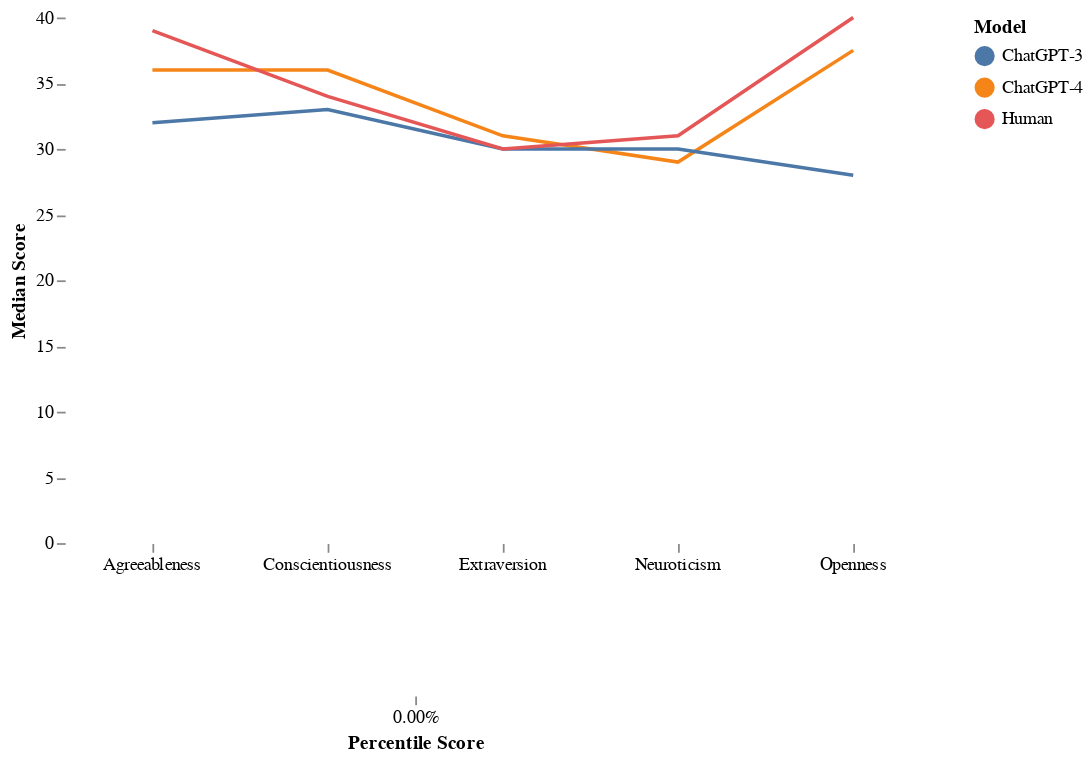

Notebook code for this chart:
### Markdown cell above
### Concatenating the two charts

### Code cell
selection = alt.selection_single(fields = ['Dimension'], on = 'mouseover', nearest = True, empty = 'none')

# Create a chart with points
points = alt.Chart(results_df).mark_point().encode(
    y = alt.Y('MedianScore:Q', axis = alt.Axis(title = 'Median Score')),
    x = alt.X('Dimension:N', axis = alt.Axis(labelAngle = 0, title = None)),
    color = alt.Color('Model:N'),
    tooltip = ['Model', 'MedianScore', 'Dimension'],
    opacity = alt.condition(selection, alt.value(1), alt.value(0))
).add_params(
    selection
)

# Create a rule chart
rule = alt.Chart(results_df).mark_rule(color = 'lightgray', opacity = 0.7).encode(
    x = alt.X('Dimension:N', axis = alt.Axis(labelAngle = 0, title = None)),
).transform_filter(
    selection
)

chart1 = lines + rule + points

bar_chart = alt.Chart(model_results_df).mark_bar().encode(
    y=alt.Y('Model:N', axis=alt.Axis(title='')),
    x=alt.X('PercentileScore:Q', axis=alt.Axis(title='Percentile Score')),
    color='Model:N',
).transform_filter(
    selection # Apply the filter transform
).properties(
    width=400,
    height=50
)

text = alt.Chart(model_results_df).mark_text(align='left', fontSize = 12, color= 'black', dx=7).encode(
    y=alt.Y('Model:N'),
    x=alt.X('PercentileScore:Q', axis = alt.Axis(title='Percentile Score', format = '.2%')),
    text=alt.Text('PercentileScore:Q', format='.2%')
).transform_filter(
    selection
).properties(
    width=400,
    height=50

)

chart2 = bar_chart + text

plot = chart1 & chart2
plot.configure_view(strokeWidth=0).configure_axis(grid=False, domain=False)

### Figure 1 — Vega-Lite specification as saved in the notebook (floating-point values rounded to 4 significant figures)
{"config": {"view": {"continuousWidth": 300, "continuousHeight": 300, "strokeWidth": 0}, "axis": {"domain": false, "grid": false}}, "vconcat": [{"layer": [{"mark": {"type": "line"}, "encoding": {"color": {"field": "Model", "type": "nominal"}, "x": {"axis": {"labelAngle": 0, "title": null}, "field": "Dimension", "type": "nominal"}, "y": {"axis": {"title": "Median Score"}, "field": "MedianScore", "stack": null, "type": "quantitative"}}}, {"mark": {"type": "rule", "color": "lightgray", "opacity": 0.7}, "encoding": {"x": {"axis": {"labelAngle": 0, "title": null}, "field": "Dimension", "type": "nominal"}}, "transform": [{"filter": {"param": "param_6", "empty": false}}]}, {"mark": {"type": "point"}, "encoding": {"color": {"field": "Model", "type": "nominal"}, "opacity": {"condition": {"param": "param_6", "value": 1, "empty": false}, "value": 0}, "tooltip": [{"field": "Model", "type": "nominal"}, {"field": "MedianScore", "type": "quantitative"}, {"field": "Dimension", "type": "nominal"}], "x": {"axis": {"labelAngle": 0, "title": null}, "field": "Dimension", "type": "nominal"}, "y": {"axis": {"title": "Median Score"}, "field": "MedianScore", "type": "quantitative"}}, "name": "view_5"}], "data": {"name": "data-d38b44bc3aae8df776c778ea67181616"}, "height": 300, "width": 500}, {"layer": [{"mark": {"type": "bar"}, "encoding": {"color": {"field": "Model", "type": "nominal"}, "x": {"axis": {"title": "Percentile Score"}, "field": "PercentileScore", "type": "quantitative"}, "y": {"axis": {"title": ""}, "field": "Model", "type": "nominal"}}, "transform": [{"filter": {"param": "param_6", "empty": false}}]}, {"mark": {"type": "text", "align": "left", "color": "black", "dx": 7, "fontSize": 12}, "encoding": {"text": {"field": "PercentileScore", "format": ".2%", "type": "quantitative"}, "x": {"axis": {"format": ".2%", "title": "Percentile Score"}, "field": "PercentileScore", "type": "quantitative"}, "y": {"field": "Model", "type": "nominal"}}, "transform": [{"filter": {"param": "param_6", "empty": false}}]}], "data": {"name": "data-5333908a92a842c901822848588d54ab"}, "height": 50, "width": 400}], "params": [{"name": "param_6", "select": {"type": "point", "fields": ["Dimension"], "nearest": true, "on": "mouseover"}, "views": ["view_5"]}], "$schema": "https://vega.github.io/schema/vega-lite/v5.8.0.json", "datasets": {"data-d38b44bc3aae8df776c778ea67181616": [{"Model": "ChatGPT-4", "PercentileScore": 0.5335, "MedianScore": 31.0, "Dimension": "Extraversion"}, {"Model": "ChatGPT-3", "PercentileScore": 0.4935, "MedianScore": 30.0, "Dimension": "Extraversion"}, {"Model": "Human", "PercentileScore": 0.4935, "MedianScore": 30.0, "Dimension": "Extraversion"}, {"Model": "ChatGPT-4", "PercentileScore": 0.4127, "MedianScore": 29.0, "Dimension": "Neuroticism"}, {"Model": "ChatGPT-3", "PercentileScore": 0.4542, "MedianScore": 30.0, "Dimension": "Neuroticism"}, {"Model": "Human", "PercentileScore": 0.4967, "MedianScore": 31.0, "Dimension": "Neuroticism"}, {"Model": "ChatGPT-4", "PercentileScore": 0.3239, "MedianScore": 36.0, "Dimension": "Agreeableness"}, {"Model": "ChatGPT-3", "PercentileScore": 0.1724, "MedianScore": 32.0, "Dimension": "Agreeableness"}, {"Model": "Human", "PercentileScore": 0.4826, "MedianScore": 39.0, "Dimension": "Agreeableness"}, {"Model": "ChatGPT-4", "PercentileScore": 0.627, "MedianScore": 36.0, "Dimension": "Conscientiousness"}, {"Model": "ChatGPT-3", "PercentileScore": 0.471, "MedianScore": 33.0, "Dimension": "Conscientiousness"}, {"Model": "Human", "PercentileScore": 0.5235, "MedianScore": 34.0, "Dimension": "Conscientiousness"}, {"Model": "ChatGPT-4", "PercentileScore": 0.3794, "MedianScore": 37.5, "Dimension": "Openness"}, {"Model": "ChatGPT-3", "PercentileScore": 0.04962, "MedianScore": 28.0, "Dimension": "Openness"}, {"Model": "Human", "PercentileScore": 0.5267, "MedianScore": 40.0, "Dimension": "Openness"}], "data-5333908a92a842c901822848588d54ab": [{"Model": "ChatGPT-4", "PercentileScore": 0.5335, "MedianScore": 31.0, "Dimension": "Extraversion"}, {"Model": "ChatGPT-3", "PercentileScore": 0.4935, "MedianScore": 30.0, "Dimension": "Extraversion"}, {"Model": "ChatGPT-4", "PercentileScore": 0.4127, "MedianScore": 29.0, "Dimension": "Neuroticism"}, {"Model": "ChatGPT-3", "PercentileScore": 0.4542, "MedianScore": 30.0, "Dimension": "Neuroticism"}, {"Model": "ChatGPT-4", "PercentileScore": 0.3239, "MedianScore": 36.0, "Dimension": "Agreeableness"}, {"Model": "ChatGPT-3", "PercentileScore": 0.1724, "MedianScore": 32.0, "Dimension": "Agreeableness"}, {"Model": "ChatGPT-4", "PercentileScore": 0.627, "MedianScore": 36.0, "Dimension": "Conscientiousness"}, {"Model": "ChatGPT-3", "PercentileScore": 0.471, "MedianScore": 33.0, "Dimension": "Conscientiousness"}, {"Model": "ChatGPT-4", "PercentileScore": 0.3794, "MedianScore": 37.5, "Dimension": "Openness"}, {"Model": "ChatGPT-3", "PercentileScore": 0.04962, "MedianScore": 28.0, "Dimension": "Openness"}]}}
